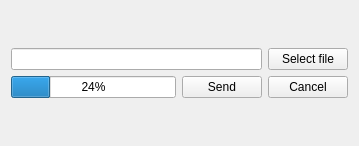
<?xml version="1.0" encoding="UTF-8"?>
<ui version="4.0">
 <class>fileOperation</class>
 <widget class="QWidget" name="fileOperation">
  <property name="geometry">
   <rect>
    <x>0</x>
    <y>0</y>
    <width>359</width>
    <height>146</height>
   </rect>
  </property>
  <property name="windowTitle">
   <string>ChatTime FileTransfer</string>
  </property>
  <layout class="QVBoxLayout" name="verticalLayout_2">
   <item>
    <layout class="QVBoxLayout" name="verticalLayout">
     <item>
      <layout class="QHBoxLayout" name="horizontalLayout">
       <item>
        <widget class="QLineEdit" name="fileNameInput"/>
       </item>
       <item>
        <widget class="QPushButton" name="selectFileBtn">
         <property name="text">
          <string>Select file</string>
         </property>
        </widget>
       </item>
      </layout>
     </item>
     <item>
      <layout class="QHBoxLayout" name="horizontalLayout_2">
       <item>
        <widget class="QProgressBar" name="progressBar">
         <property name="value">
          <number>24</number>
         </property>
        </widget>
       </item>
       <item>
        <widget class="QPushButton" name="sendBtn">
         <property name="text">
          <string>Send</string>
         </property>
        </widget>
       </item>
       <item>
        <widget class="QPushButton" name="cancelBtn">
         <property name="text">
          <string>Cancel</string>
         </property>
        </widget>
       </item>
      </layout>
     </item>
    </layout>
   </item>
  </layout>
 </widget>
 <resources/>
 <connections/>
</ui>
